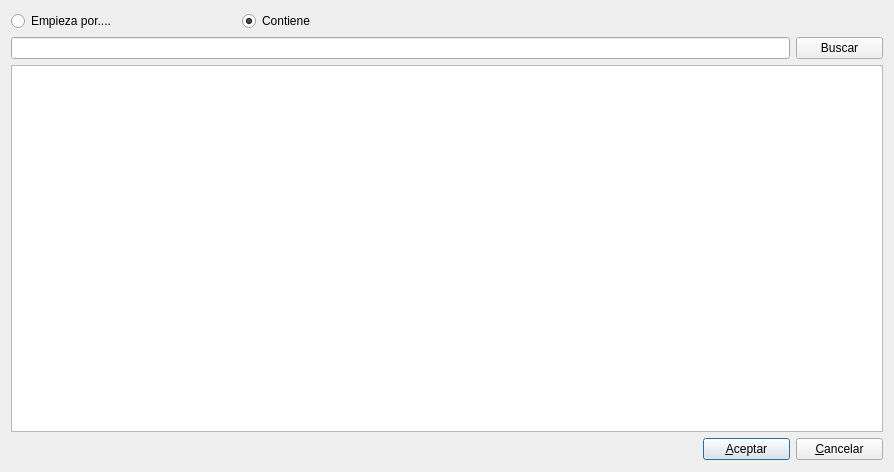
<?xml version="1.0" encoding="UTF-8"?>
<ui version="4.0">
 <class>FrmBuscarCliente</class>
 <widget class="QDialog" name="FrmBuscarCliente">
  <property name="geometry">
   <rect>
    <x>0</x>
    <y>0</y>
    <width>894</width>
    <height>472</height>
   </rect>
  </property>
  <property name="windowTitle">
   <string>Buscar Clientes</string>
  </property>
  <property name="windowIcon">
   <iconset resource="../maya.qrc">
    <normaloff>:/Icons/PNG/maya_logo2.png</normaloff>:/Icons/PNG/maya_logo2.png</iconset>
  </property>
  <property name="windowOpacity">
   <double>1.000000000000000</double>
  </property>
  <layout class="QGridLayout" name="gridLayout">
   <item row="0" column="0">
    <widget class="QRadioButton" name="radioEmpiezaPor">
     <property name="text">
      <string>Empieza por....</string>
     </property>
    </widget>
   </item>
   <item row="0" column="1">
    <widget class="QRadioButton" name="radioContiene">
     <property name="text">
      <string>Contiene</string>
     </property>
     <property name="checked">
      <bool>true</bool>
     </property>
    </widget>
   </item>
   <item row="3" column="3">
    <widget class="QPushButton" name="btnAceptar">
     <property name="styleSheet">
      <string notr="true"/>
     </property>
     <property name="text">
      <string>&amp;Aceptar</string>
     </property>
     <property name="icon">
      <iconset resource="../maya.qrc">
       <normaloff>:/Icons/PNG/OK.png</normaloff>:/Icons/PNG/OK.png</iconset>
     </property>
     <property name="iconSize">
      <size>
       <width>14</width>
       <height>14</height>
      </size>
     </property>
    </widget>
   </item>
   <item row="3" column="4">
    <widget class="QPushButton" name="btnCancelar">
     <property name="styleSheet">
      <string notr="true"/>
     </property>
     <property name="text">
      <string>&amp;Cancelar</string>
     </property>
     <property name="icon">
      <iconset resource="../maya.qrc">
       <normaloff>:/Icons/PNG/Cancel.png</normaloff>:/Icons/PNG/Cancel.png</iconset>
     </property>
     <property name="iconSize">
      <size>
       <width>14</width>
       <height>14</height>
      </size>
     </property>
    </widget>
   </item>
   <item row="2" column="0" colspan="5">
    <widget class="QTableView" name="Grid"/>
   </item>
   <item row="3" column="0" colspan="3">
    <spacer name="horizontalSpacer">
     <property name="orientation">
      <enum>Qt::Horizontal</enum>
     </property>
     <property name="sizeHint" stdset="0">
      <size>
       <width>686</width>
       <height>23</height>
      </size>
     </property>
    </spacer>
   </item>
   <item row="1" column="4">
    <widget class="QPushButton" name="pushButton">
     <property name="text">
      <string>Buscar</string>
     </property>
     <property name="icon">
      <iconset resource="../maya.qrc">
       <normaloff>:/Icons/PNG/search.png</normaloff>:/Icons/PNG/search.png</iconset>
     </property>
    </widget>
   </item>
   <item row="1" column="0" colspan="4">
    <widget class="QLineEdit" name="txtBuscar"/>
   </item>
  </layout>
 </widget>
 <tabstops>
  <tabstop>radioEmpiezaPor</tabstop>
  <tabstop>radioContiene</tabstop>
  <tabstop>txtBuscar</tabstop>
  <tabstop>Grid</tabstop>
 </tabstops>
 <resources>
  <include location="../maya.qrc"/>
 </resources>
 <connections>
  <connection>
   <sender>btnCancelar</sender>
   <signal>clicked()</signal>
   <receiver>FrmBuscarCliente</receiver>
   <slot>close()</slot>
   <hints>
    <hint type="sourcelabel">
     <x>685</x>
     <y>390</y>
    </hint>
    <hint type="destinationlabel">
     <x>466</x>
     <y>374</y>
    </hint>
   </hints>
  </connection>
  <connection>
   <sender>btnAceptar</sender>
   <signal>clicked()</signal>
   <receiver>FrmBuscarCliente</receiver>
   <slot>accept()</slot>
   <hints>
    <hint type="sourcelabel">
     <x>600</x>
     <y>395</y>
    </hint>
    <hint type="destinationlabel">
     <x>371</x>
     <y>380</y>
    </hint>
   </hints>
  </connection>
 </connections>
</ui>
